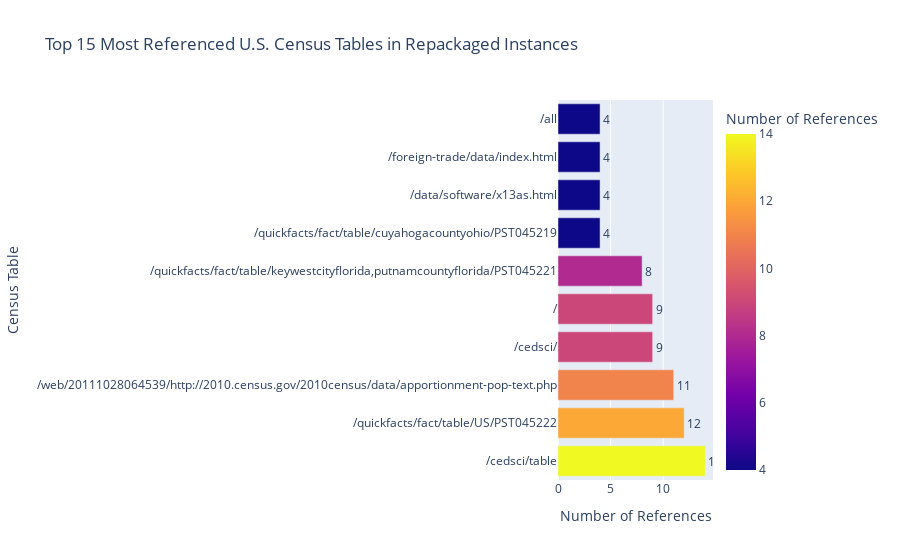

The cell this chart's notebook holds for it:
### Code cell
import plotly.express as px
import pandas as pd

# Assuming 'tables' and 'counts' are already defined as lists of table names and counts
# Example: tables = ['Table 1', 'Table 2', ...]
#          counts = [50, 30, ...]
tables, counts = zip(*r_most_common_paths)
# Create a DataFrame from the tables and counts
data = {'Census Table': tables, 'Number of References': counts}
df = pd.DataFrame(data)

# Create an interactive horizontal bar chart
fig = px.bar(df, 
             x='Number of References', 
             y='Census Table', 
             orientation='h',  # Horizontal bars
             title="Top 15 Most Referenced U.S. Census Tables in Repackaged Instances",
             labels={'Number of References': 'Number of References', 'Census Table': 'Census Table'},
             color='Number of References',  # Color bars based on count
             text='Number of References')  # Show count on hover

# Customize the hover data (you can modify this to include more details)
fig.update_traces(texttemplate='%{text}', textposition='outside')

# Invert the y-axis to show the highest count at the top
fig.update_yaxes(categoryorder='total descending')

# Show the interactive plot
fig.show()

### Figure 1 — Plotly figure (JSON) as saved in the notebook; plotly's stock layout.template omitted (floating-point values rounded to 4 significant figures)
{"data": [{"alignmentgroup": "True", "hovertemplate": "Number of References=%{marker.color}<br>Census Table=%{y}<extra></extra>", "legendgroup": "", "marker": {"color": [14, 12, 11, 9, 9, 8, 4, 4, 4, 4], "coloraxis": "coloraxis", "pattern": {"shape": ""}}, "name": "", "offsetgroup": "", "orientation": "h", "showlegend": false, "text": [14, 12, 11, 9, 9, 8, 4, 4, 4, 4], "textposition": "outside", "texttemplate": "%{text}", "type": "bar", "x": [14, 12, 11, 9, 9, 8, 4, 4, 4, 4], "xaxis": "x", "y": ["/cedsci/table", "/quickfacts/fact/table/US/PST045222", "/web/20111028064539/http://2010.census.gov/2010census/data/apportionment-pop-text.php", "/cedsci/", "/", "/quickfacts/fact/table/keywestcityflorida,putnamcountyflorida/PST045221", "/quickfacts/fact/table/cuyahogacountyohio/PST045219", "/data/software/x13as.html", "/foreign-trade/data/index.html", "/all"], "yaxis": "y"}], "layout": {"barmode": "relative", "coloraxis": {"colorbar": {"title": {"text": "Number of References"}}, "colorscale": [[0, "#0d0887"], [0.1111, "#46039f"], [0.2222, "#7201a8"], [0.3333, "#9c179e"], [0.4444, "#bd3786"], [0.5556, "#d8576b"], [0.6667, "#ed7953"], [0.7778, "#fb9f3a"], [0.8889, "#fdca26"], [1, "#f0f921"]]}, "legend": {"tracegroupgap": 0}, "title": {"text": "Top 15 Most Referenced U.S. Census Tables in Repackaged Instances"}, "xaxis": {"anchor": "y", "domain": [0, 1], "title": {"text": "Number of References"}}, "yaxis": {"anchor": "x", "categoryorder": "total descending", "domain": [0, 1], "title": {"text": "Census Table"}}}}
